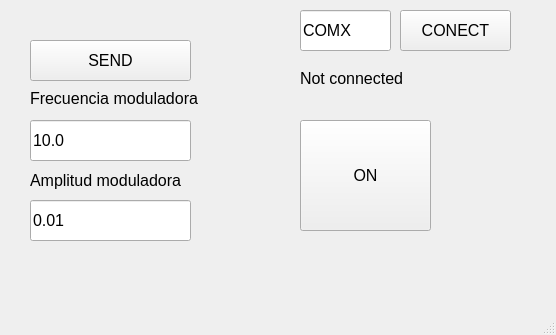
<?xml version="1.0" encoding="UTF-8"?>
<ui version="4.0">
 <class>MainWindow</class>
 <widget class="QMainWindow" name="MainWindow">
  <property name="geometry">
   <rect>
    <x>0</x>
    <y>0</y>
    <width>556</width>
    <height>335</height>
   </rect>
  </property>
  <property name="windowTitle">
   <string>MainWindow</string>
  </property>
  <widget class="QWidget" name="centralwidget">
   <widget class="QPushButton" name="onButton">
    <property name="geometry">
     <rect>
      <x>300</x>
      <y>120</y>
      <width>131</width>
      <height>111</height>
     </rect>
    </property>
    <property name="font">
     <font>
      <pointsize>12</pointsize>
     </font>
    </property>
    <property name="text">
     <string>ON</string>
    </property>
   </widget>
   <widget class="QLineEdit" name="freq_mod">
    <property name="geometry">
     <rect>
      <x>30</x>
      <y>120</y>
      <width>161</width>
      <height>41</height>
     </rect>
    </property>
    <property name="font">
     <font>
      <pointsize>12</pointsize>
     </font>
    </property>
    <property name="text">
     <string>10.0</string>
    </property>
    <property name="clearButtonEnabled">
     <bool>false</bool>
    </property>
   </widget>
   <widget class="QLabel" name="freq_mod_label">
    <property name="geometry">
     <rect>
      <x>30</x>
      <y>90</y>
      <width>181</width>
      <height>16</height>
     </rect>
    </property>
    <property name="font">
     <font>
      <pointsize>12</pointsize>
     </font>
    </property>
    <property name="text">
     <string>Frecuencia moduladora</string>
    </property>
   </widget>
   <widget class="QLabel" name="amp_mod_label">
    <property name="geometry">
     <rect>
      <x>30</x>
      <y>170</y>
      <width>161</width>
      <height>21</height>
     </rect>
    </property>
    <property name="font">
     <font>
      <pointsize>12</pointsize>
     </font>
    </property>
    <property name="text">
     <string>Amplitud moduladora</string>
    </property>
   </widget>
   <widget class="QLineEdit" name="amp_mod">
    <property name="geometry">
     <rect>
      <x>30</x>
      <y>200</y>
      <width>161</width>
      <height>41</height>
     </rect>
    </property>
    <property name="font">
     <font>
      <pointsize>12</pointsize>
     </font>
    </property>
    <property name="text">
     <string>0.01</string>
    </property>
    <property name="clearButtonEnabled">
     <bool>false</bool>
    </property>
   </widget>
   <widget class="QPushButton" name="connectButton">
    <property name="geometry">
     <rect>
      <x>400</x>
      <y>10</y>
      <width>111</width>
      <height>41</height>
     </rect>
    </property>
    <property name="font">
     <font>
      <pointsize>12</pointsize>
     </font>
    </property>
    <property name="text">
     <string>CONECT</string>
    </property>
   </widget>
   <widget class="QLineEdit" name="com_uart">
    <property name="geometry">
     <rect>
      <x>300</x>
      <y>10</y>
      <width>91</width>
      <height>41</height>
     </rect>
    </property>
    <property name="font">
     <font>
      <pointsize>12</pointsize>
     </font>
    </property>
    <property name="text">
     <string>COMX</string>
    </property>
    <property name="clearButtonEnabled">
     <bool>false</bool>
    </property>
   </widget>
   <widget class="QPushButton" name="sendButton">
    <property name="geometry">
     <rect>
      <x>30</x>
      <y>40</y>
      <width>161</width>
      <height>41</height>
     </rect>
    </property>
    <property name="font">
     <font>
      <pointsize>12</pointsize>
     </font>
    </property>
    <property name="text">
     <string>SEND</string>
    </property>
   </widget>
   <widget class="QLabel" name="conection_label">
    <property name="geometry">
     <rect>
      <x>300</x>
      <y>70</y>
      <width>181</width>
      <height>16</height>
     </rect>
    </property>
    <property name="font">
     <font>
      <pointsize>12</pointsize>
     </font>
    </property>
    <property name="text">
     <string>Not connected</string>
    </property>
   </widget>
  </widget>
  <widget class="QMenuBar" name="menubar">
   <property name="geometry">
    <rect>
     <x>0</x>
     <y>0</y>
     <width>556</width>
     <height>22</height>
    </rect>
   </property>
  </widget>
  <widget class="QStatusBar" name="statusbar"/>
 </widget>
 <resources/>
 <connections/>
</ui>
